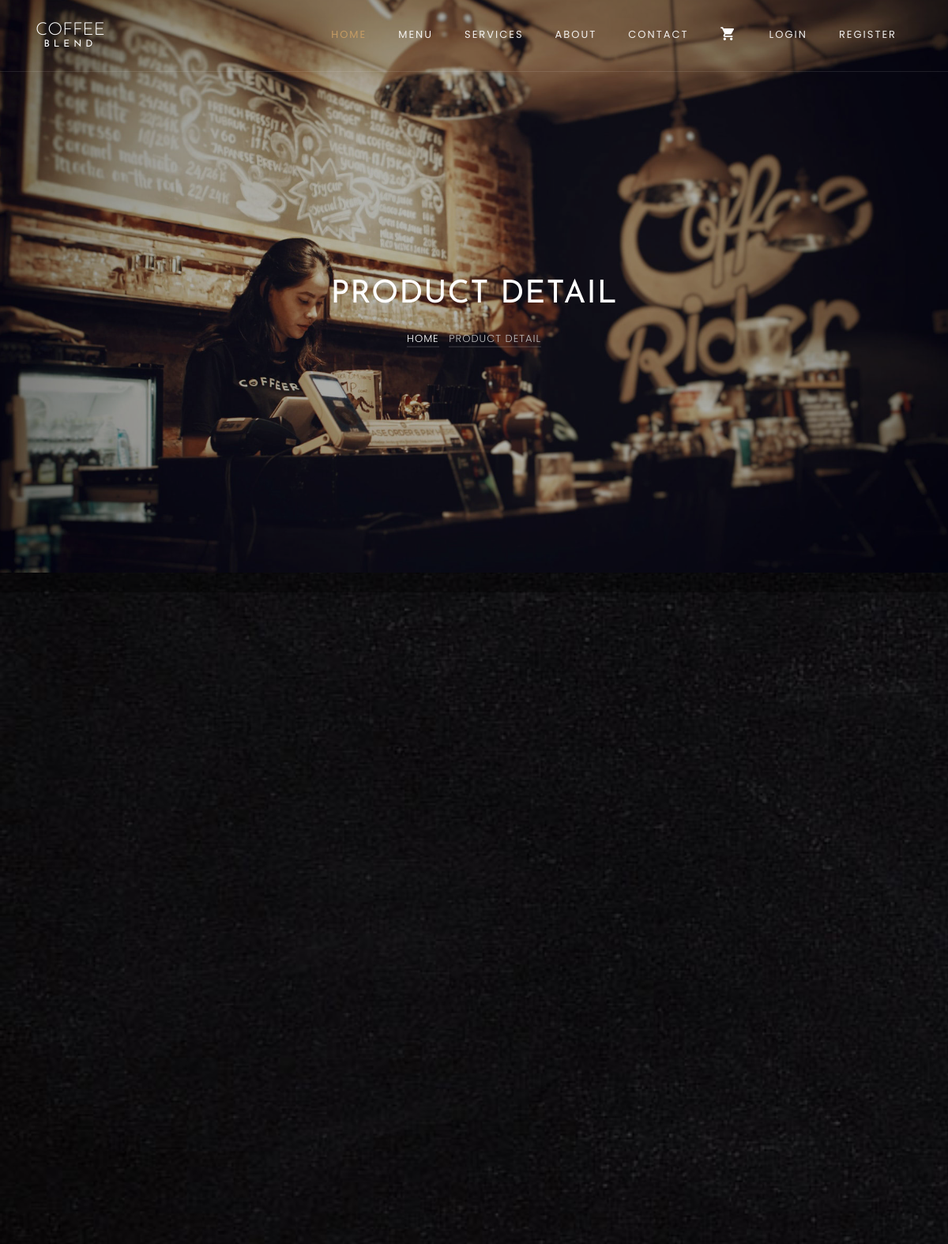
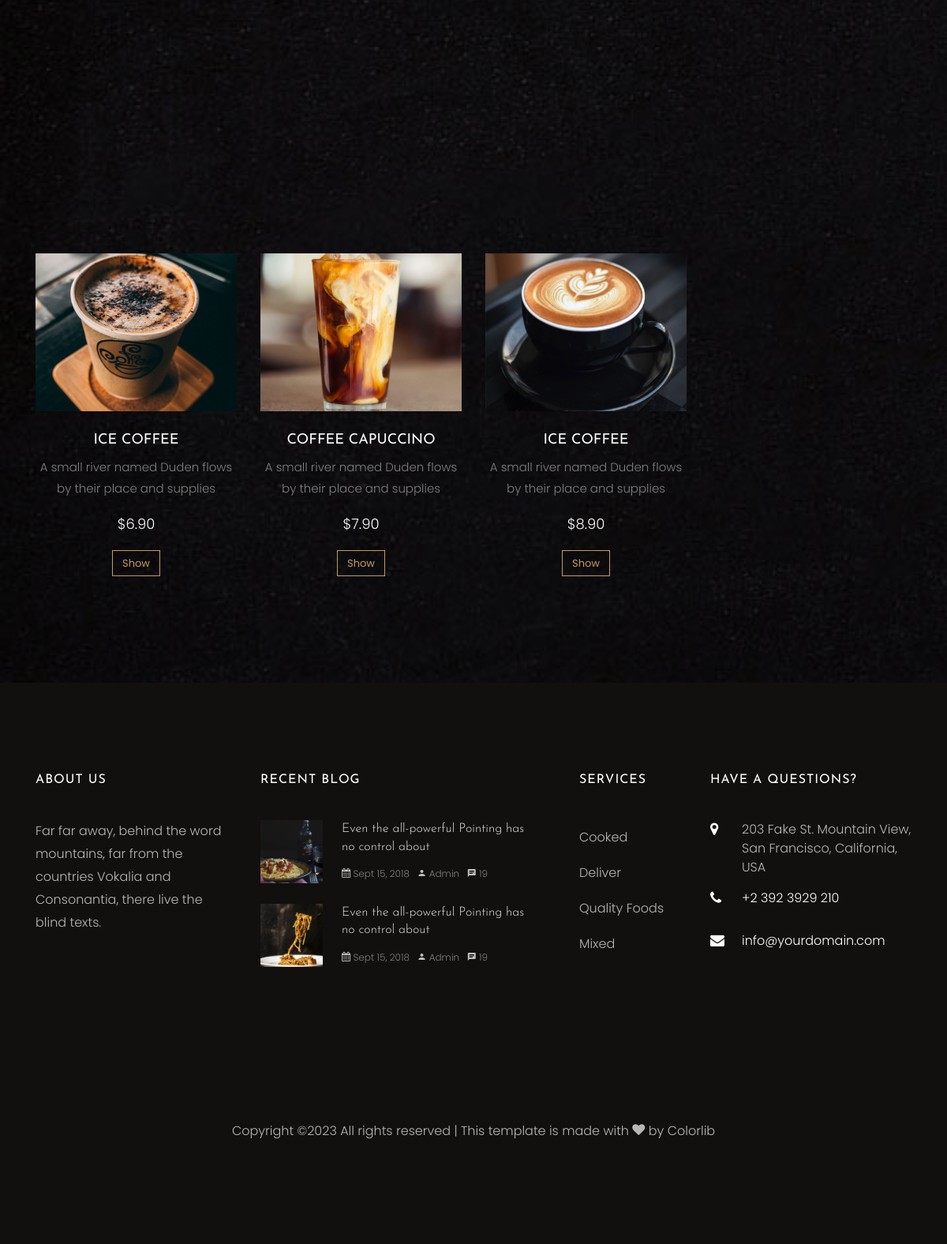
Screenshot of /products/product-single.php?id=1 with the database file from the repository (2 pictures, top to bottom).
### tables this page shows
CREATE TABLE `products` (
  `id` int(11) NOT NULL,
  `name` varchar(200) NOT NULL,
  `image` varchar(200) NOT NULL,
  `description` text NOT NULL,
  `price` varchar(10) NOT NULL,
  `type` varchar(200) NOT NULL,
  `created_at` timestamp NOT NULL DEFAULT current_timestamp()
);

### products/product-single.php (the view, shortened to what this page needs)
<?php require "../config/config.php"; ?>
<?php require "../includes/header.php"; ?>
<?php
if (isset($_GET['id'])) {
	$id = $_GET['id'];
	$product = $connect->query("SELECT * FROM products WHERE id='$id'");
	$product->execute();
	$single_product = $product->fetch(PDO::FETCH_OBJ);
	$related_products = $connect->query("SELECT * FROM products WHERE type='$single_product->type' AND id != '$single_product->id'");
	$related_products->execute();
	$All_related_products = $related_products->fetchAll(PDO::FETCH_OBJ);
}else{
	header("location: ".APPURL."/404.php");
}
?>
<section class="home-slider owl-carousel">
	<div class="slider-item" style="background-image: url(<?php echo APPURL; ?>/images/bg_3.jpg);" data-stellar-background-ratio="0.5">
		<div class="overlay"></div>
		<div class="container">
			<div class="row slider-text justify-content-center align-items-center">
				<div class="col-md-7 col-sm-12 text-center ftco-animate">
					<h1 class="mb-3 mt-5 bread">Product Detail</h1>
					<p class="breadcrumbs"><span class="mr-2"><a href="<?php echo APPURL; ?>">Home</a></span> <span>Product Detail</span></p>
				</div>
			</div>
		</div>
	</div>
</section>
<section class="ftco-section">
	<div class="container">
		<div class="row">
		</div>
	</div>
</section>
<section class="ftco-section">
	<div class="container">
		<div class="row justify-content-center mb-5 pb-3">
		</div>
		<div class="row">
			<?php foreach ($All_related_products as $product) : ?>
				<div class="col-md-3">
					<div class="menu-entry">
						<a href="<?php echo APPURL; ?>/products/product-single.php?id=<?php echo $product->id; ?>" class="img" style="background-image: url(<?php echo APPURL; ?>/images/<?php echo $product->image; ?>);"></a>
						<div class="text text-center pt-4">
							<h3><a href="#"><?php echo $product->name; ?></a></h3>
							<p><?php echo $product->description; ?></p>
							<p class="price"><span>$<?php echo $product->price; ?></span></p>
							<p><a href="<?php echo APPURL; ?>/products/product-single.php?id=<?php echo $product->id; ?>" class="btn btn-primary btn-outline-primary">Show</a></p>
						</div>
					</div>
				</div>
			<?php endforeach; ?>
		</div>
	</div>
</section>
<?php require "../includes/footer.php"; ?>

### rows the page displays
products: image (picture), name "ICE COFFEE", description "A small river named Duden flows by their place and supplies", price "6.90"
products: image (picture), name "COFFEE CAPUCCINO", description "A small river named Duden flows by their place and supplies", price "7.90"
products: image (picture), name "ICE COFFEE", description "A small river named Duden flows by their place and supplies", price "8.90"
